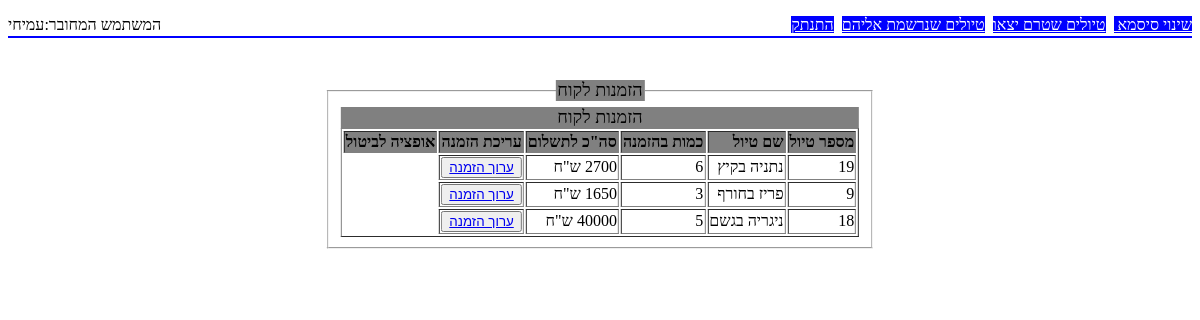
The page /clientsTrips.php (signed in) on the database its author committed.
### tables this page shows
CREATE TABLE `tblorders` (
  `orderNum` int(11) NOT NULL COMMENT 'מספר הזמנה',
  `orderUserNum` int(11) NOT NULL COMMENT 'מספר משתמש ',
  `orderJournyNum` int(11) NOT NULL COMMENT 'מספר טיול',
  `orderQuantity` int(11) NOT NULL COMMENT 'כמות מוזמנת',
  `orederDate` date NOT NULL COMMENT 'תאריך הזמנה'
);

CREATE TABLE `tbljourneys` (
  `journeyNum` int(11) NOT NULL COMMENT 'מספר טיול',
  `journeyName` varchar(128) NOT NULL COMMENT 'שם טיול',
  `journeyDescription` varchar(1024) NOT NULL COMMENT 'תיאור מסלול',
  `journeyStartDate` date NOT NULL COMMENT 'תאריך התחלה',
  `journeyDuration` int(11) NOT NULL COMMENT 'משך הטיול',
  `journeyPrice` decimal(9,2) NOT NULL COMMENT 'מחיר ליחיד',
  `journeyKosher` char(1) NOT NULL COMMENT 'כשר',
  `journeyAudiancesCode` int(11) NOT NULL COMMENT 'קוד קהל יעד'
);

### dbfuncsAgency.php (called while the page is built, shortened)
<?php
$dsn = 'mysql:host=localhost;dbname=travelagencydb';
$username = 'root';
$password = '';
try {
    $db = new PDO($dsn, $username, $password, array(PDO::MYSQL_ATTR_FOUND_ROWS => true));
    $db->exec("set NAMES utf8");
} catch (PDOException $e) {
    echo "db connection open failed due: " . $e->getMessage();
    exit();
}
function isAdmin($usertype){
    return false;
}
function getClientsTrips($usernum)
{
    global $db;
    try
    {
        $query = "SELECT a.orderNum, a.orderJournyNum, a.orderQuantity, j.journeyPrice, j.journeyStartDate, j.journeyName "
                . "FROM tblorders a INNER JOIN tbljourneys j "
                . "WHERE orderUserNum = :usernum AND a.orderJournyNum = j.journeyNum";
        $statement = $db->prepare($query);
        $statement->bindValue(':usernum',$usernum);
        $statement->execute();
        $result = $statement->fetchAll();
        return $result;
    }
    catch (PDOException $ex) {
        echo "getClientsTrips failed, due: " . $ex->getMessage();
        exit();
    }
}

### clientsTrips.php (the view, shortened to what this page needs)
<?php
require_once 'dbfuncsAgency.php';
$orders = getClientsTrips($_SESSION['usr_num']);
?>
<!DOCTYPE html>
<html dir="rtl" >
    <head>
         <link rel="stylesheet" href="site.css"/>
    </head>
    <body>
         <?php require_once 'menu.php';?>
        <br>
        <?php if(empty($orders)):?>
        <p class="adom"><?php echo " לא נמצאו טיולים שנרשמת אליהם " ?> </p>
        <?php else: ?>
        <form method="POST" onsubmit="return confirm('האם אתה בטוח שברצונך למחוק הזמנה?');">
            <fieldset>
                <legend>הזמנות לקוח</legend>
        <table border="1" style="text-align: right; margin-left: auto; margin-right: auto;">
            <caption>הזמנות לקוח</caption>
                <tr>
                    <th>מספר טיול</th><th>שם טיול</th><th>כמות בהזמנה </th><th>סה"כ לתשלום </th><th>עריכת הזמנה </th><th>אופציה לביטול</th>
                </tr>
                <?php foreach ($orders as $shora): ?>
                    <tr>
                        <td><?= $shora['orderJournyNum'] ?></td>
                        <td><?= $shora['journeyName'] ?></td>
                        <td><?= $shora['orderQuantity'] ?> </td>
                        <td><?= $shora['journeyPrice'] * $shora['orderQuantity']. ' ש"ח' ?> </td>
                        <td>
                       <button>
                          <a href="./updateOrder.php?orderNum=<?= $shora["orderNum"] ?>">ערוך הזמנה</a>
                       </button>
                        </td>
                    </tr>
                <?php endforeach; ?>
            </table>
           </fieldset>
        </form>
        <?php endif;?>
    </body>
</html>

### menu.php
<?php
require_once 'dbfuncsAgency.php';
?>
<div  style="border-bottom: Blue 2px solid; padding-bottom: 20px">
    <p><span style='float:left' >המשתמש המחובר:<?= $_SESSION['usr_rlnm'] ?></span>
        <span style='float:right' >
            <a class=mnuitm href=changePwd.php >שינוי סיסמא </a>&nbsp;
            <?php if(isAdmin($_SESSION['usr_admin'])):?>
            <a class=mnuitm href=addTrip.php >הוספת טיול חדש</a>&nbsp;
            <a class=mnuitm href=unlistedTrips.php >טיולים שטרם יצאו וטרם נרשמו אליהם</a>&nbsp;
            <?php else:?>
            <a class=mnuitm href=tripsForClient.php>טיולים שטרם יצאו</a>&nbsp;
            <a class=mnuitm href=clientsTrips.php >טיולים שנרשמת אליהם</a>&nbsp;
            <?php endif;?>
            <a class=mnuitm href=disconnect.php >התנתק</a>
        </span>
    </P>
</div>

### site.css (style rules this page uses)
fieldset { margin:auto;display:inline;position: absolute; top: 10%; left: 50%; margin-right: -50%; transform: translate(-50%, 0) }
table { margin:auto; }
legend,caption { background-color: gray;font-size: large; text-align: center }
.mnuitm { background-color: blue;color:white }
th { background-color: gray }
caption { background-color: grey; color: black }

### rows shown on the page
tblorders: orderJournyNum "19", orderJournyNum.journeyName "נתניה בקיץ", orderQuantity "6", $shora['journeyPrice'] * $shora['orderQuantity'] "2700"
tblorders: orderJournyNum "9", orderJournyNum.journeyName "פריז בחורף", orderQuantity "3", $shora['journeyPrice'] * $shora['orderQuantity'] "1650"
tblorders: orderJournyNum "18", orderJournyNum.journeyName "ניגריה בגשם", orderQuantity "5", $shora['journeyPrice'] * $shora['orderQuantity'] "40000"

### other values the page prints
$_SESSION['usr_rlnm'] "עמיחי"
